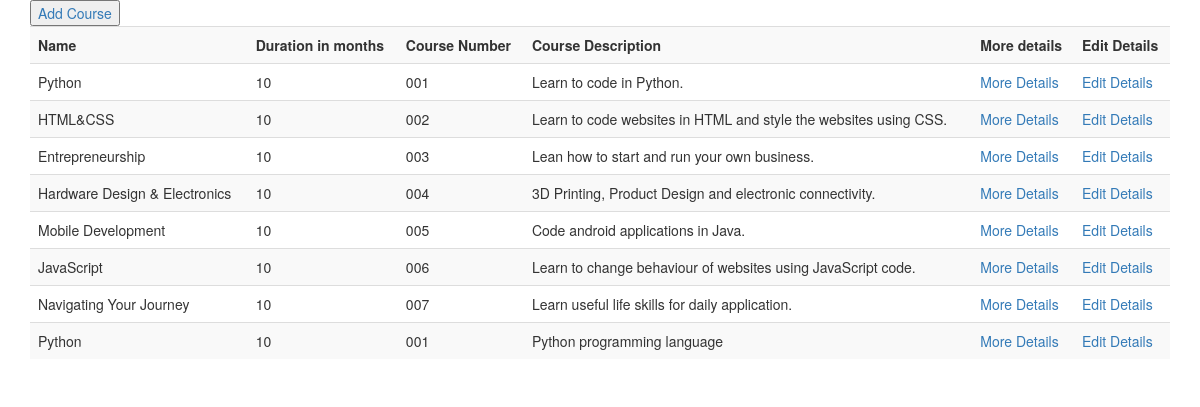
Page /course/list/ on the earlier database version.
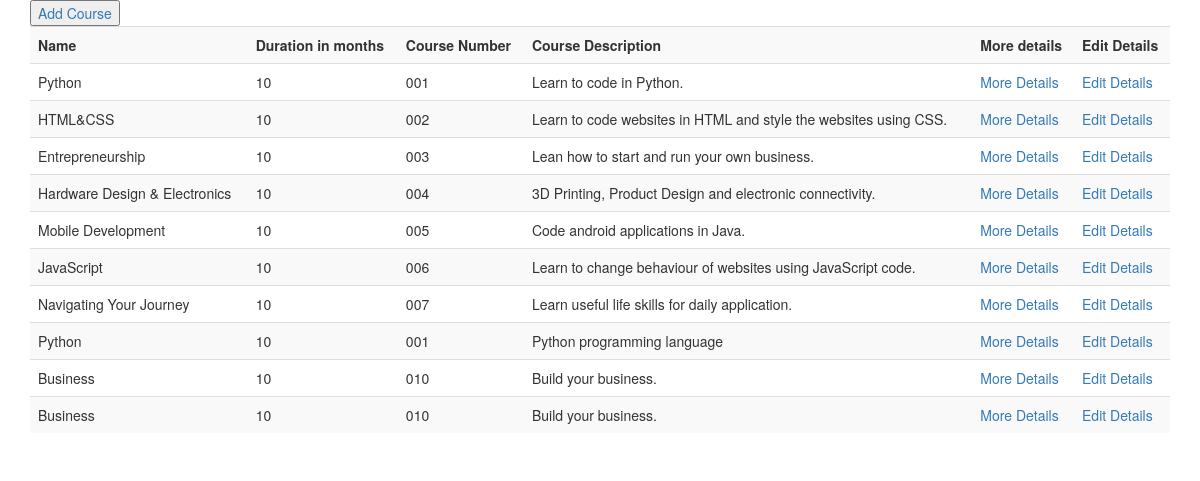
Same page on the later database version.
### course/models.py (models this page shows, shortened)
class Course(models.Model):
	name = models.CharField(max_length=50)
	duration_in_months = models.SmallIntegerField()
	course_number = models.CharField(max_length=50)
	description = models.TextField()
	teacher = models.ForeignKey(Teacher,on_delete=models.PROTECT,blank=False)

### course/views.py (the view)
# urls.py: path("list/",list_courses,name="list_courses"),
def list_courses(request):
	courses=Course.objects.all()
	return render(request,"list_courses.html",{"courses":courses})

### course/templates/list_courses.html (shortened to what this page needs)
<!DOCTYPE html>
<html>
<head>
	<link rel="stylesheet" href="https://maxcdn.bootstrapcdn.com/bootstrap/3.4.0/css/bootstrap.min.css">
</head>
<body>
	<div class="container">
		<table class="table table-striped">
			<tr>
				<button><a href="/course/add/">Add Course</a></button>
				<th>Name</th>
				<th>Duration in months</th>
				<th>Course Number</th>
				<th>Course Description</th>
				<th>More details</th>
				<th>Edit Details</th>
			</tr>
			{% for course in courses %}
			<tr>
				<td>{{course.name}}</td>
				<td>{{course.duration_in_months}}</td>
				<td>{{course.course_number}}</td>
				<td>{{course.description}}</td>
				<td><a href="/course/detail/{{course.pk}}/">More Details</a></td>
				<td><a href="/course/edit/{{course.pk}}/">Edit Details</a></td>
			</tr>
			{% endfor %}
		</table>
	</div>
</body>
</html>

Differences in the rows shown:
added Course: name "Business", duration_in_months "10", course_number "010", description "Build your business."
added Course: name "Business", duration_in_months "10", course_number "010", description "Build your business."
